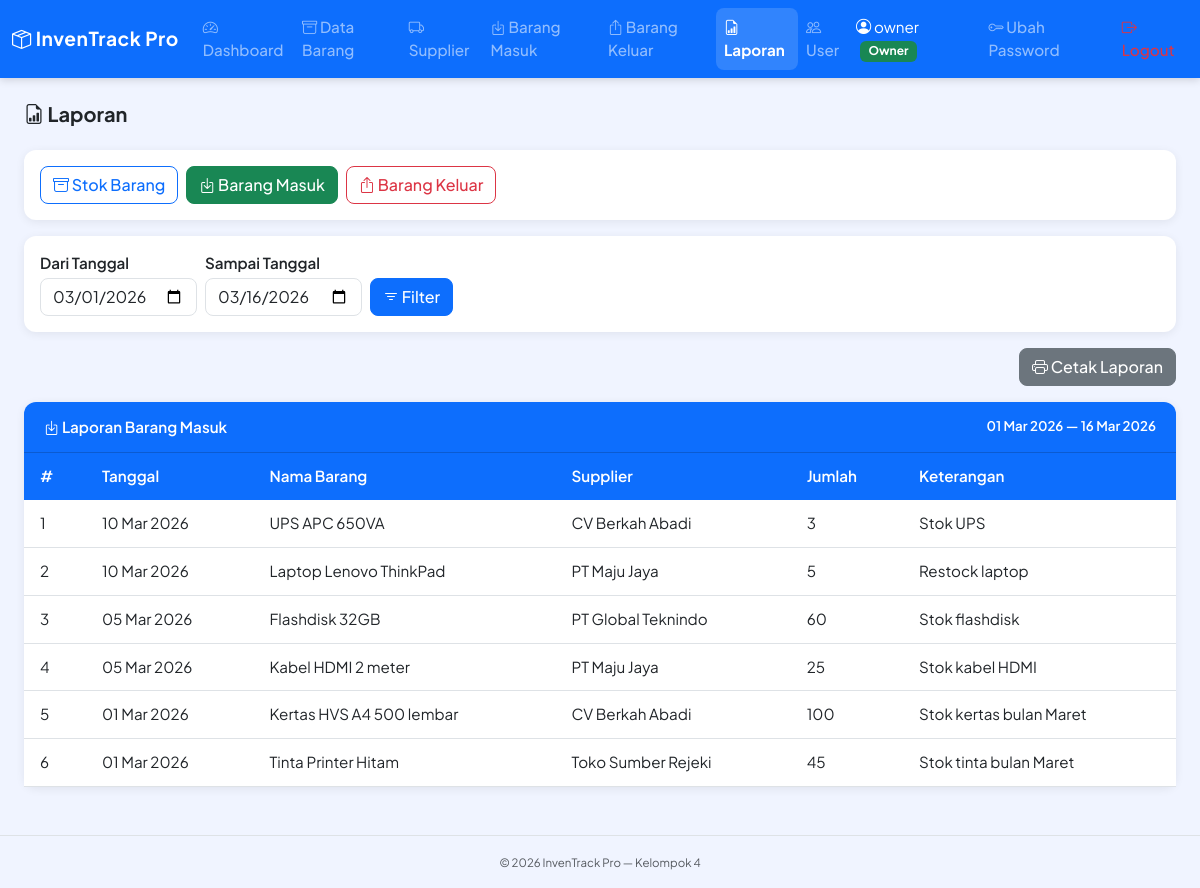
Screenshot of /pages/laporan.php?tipe=masuk&tgl_mulai=2026-03-01&tgl_akhir=2026-03-16 (signed in) with the database file from the repository.
### tables this page shows
CREATE TABLE `barang_masuk` (
  `id_masuk` int(11) NOT NULL,
  `id_barang` int(11) NOT NULL,
  `id_supplier` int(11) NOT NULL,
  `id_user` int(11) NOT NULL,
  `tanggal_masuk` date NOT NULL,
  `jumlah_barang_masuk` int(11) NOT NULL,
  `keterangan` varchar(255) DEFAULT NULL
);

CREATE TABLE `barang` (
  `id_barang` int(11) NOT NULL,
  `id_supplier` int(11) DEFAULT NULL,
  `nama_barang` varchar(100) NOT NULL,
  `deskripsi` varchar(50) DEFAULT NULL,
  `harga_barang` double NOT NULL DEFAULT 0,
  `jumlah_stok` int(11) NOT NULL DEFAULT 0
);

CREATE TABLE `supplier` (
  `id_supplier` int(11) NOT NULL,
  `nama_supplier` varchar(100) NOT NULL,
  `kontak` varchar(20) DEFAULT NULL,
  `alamat` varchar(255) DEFAULT NULL
);

### includes/helper.php (called while the page is built, shortened)
<?php
function format_tanggal($tanggal) {
    return date('d M Y', strtotime($tanggal));
}
?>

### pages/laporan.php (the view, shortened to what this page needs)
<?php require_once __DIR__ . '/../includes/header.php'; ?>
<?php
$tgl_mulai = $_GET['tgl_mulai'] ?? date('Y-m-01');
$tgl_akhir = $_GET['tgl_akhir'] ?? date('Y-m-d');
$tipe      = $_GET['tipe'] ?? 'stok';
$status_stok = $_GET['status_stok'] ?? '';
$id_supplier = $_GET['id_supplier'] ?? '';
?>
<h5 class="fw-bold mb-4"><i class="bi bi-file-earmark-bar-graph"></i> Laporan</h5>
<div class="card mb-3">
    <div class="card-body">
        <div class="d-flex gap-2 flex-wrap">
            <a href="?tipe=stok"
                class="btn <?= $tipe === 'stok' ? 'btn-primary' : 'btn-outline-primary' ?>">
                <i class="bi bi-archive"></i> Stok Barang
            </a>
            <a href="?tipe=masuk&tgl_mulai=<?= $tgl_mulai ?>&tgl_akhir=<?= $tgl_akhir ?>"
                class="btn <?= $tipe === 'masuk' ? 'btn-success' : 'btn-outline-success' ?>">
                <i class="bi bi-box-arrow-in-down"></i> Barang Masuk
            </a>
            <a href="?tipe=keluar&tgl_mulai=<?= $tgl_mulai ?>&tgl_akhir=<?= $tgl_akhir ?>"
                class="btn <?= $tipe === 'keluar' ? 'btn-danger' : 'btn-outline-danger' ?>">
                <i class="bi bi-box-arrow-up"></i> Barang Keluar
            </a>
        </div>
    </div>
</div>
<div class="card mb-3">
    <div class="card-body">
        <form method="GET" class="d-flex gap-2 flex-wrap align-items-end">
            <div>
                <label class="form-label fw-semibold mb-1">Dari Tanggal</label>
                <input type="date" name="tgl_mulai" class="form-control"
                        value="<?= $tgl_mulai ?>" max="<?= date('Y-m-d') ?>">
            </div>
            <div>
                <label class="form-label fw-semibold mb-1">Sampai Tanggal</label>
                <input type="date" name="tgl_akhir" class="form-control"
                        value="<?= $tgl_akhir ?>" max="<?= date('Y-m-d') ?>">
            </div>
            <div>
                <button type="submit" class="btn btn-primary">
                    <i class="bi bi-filter"></i> Filter
                </button>
            </div>
        </form>
    </div>
</div>
<div class="d-flex justify-content-end mb-3">
    <button onclick="cetakLaporan()" class="btn btn-secondary">
        <i class="bi bi-printer"></i> Cetak Laporan
    </button>
</div>
<div class="card" id="area-cetak">
    <div class="card-header bg-primary text-white d-flex justify-content-between">
        <span>
            <?php if ($tipe === 'stok'): ?>
                <i class="bi bi-archive"></i> Laporan Stok Barang
            <?php elseif ($tipe === 'masuk'): ?>
                <i class="bi bi-box-arrow-in-down"></i> Laporan Barang Masuk
            <?php else: ?>
                <i class="bi bi-box-arrow-up"></i> Laporan Barang Keluar
            <?php endif; ?>
        </span>
        <?php if ($tipe !== 'stok'): ?>
        <small><?= date('d M Y', strtotime($tgl_mulai)) ?> — <?= date('d M Y', strtotime($tgl_akhir)) ?></small>
        <?php endif; ?>
    </div>
    <div class="card-body p-0">
        <?php if ($tipe === 'stok'): ?>
        <?php
        $sql = "SELECT b.*, s.nama_supplier
                FROM barang b
                LEFT JOIN supplier s ON b.id_supplier = s.id_supplier
                WHERE 1=1";
        if ($status_stok === 'tersedia') {
            $sql .= " AND b.jumlah_stok > 5";
        } elseif ($status_stok === 'menipis') {
            $sql .= " AND (b.jumlah_stok <= 5 AND b.jumlah_stok > 0)";
        } elseif ($status_stok === 'habis') {
            $sql .= " AND b.jumlah_stok = 0";
        }
        if (!empty($id_supplier)) {
            $sql .= " AND b.id_supplier = " . (int)$id_supplier;
        }
        $sql .= " ORDER BY b.nama_barang ASC";
        $data = mysqli_query($conn, $sql);
        ?>
        <div class="table-responsive">
            <table class="table table-hover mb-0">
                <thead>
                    <tr>
                        <th>#</th>
                        <th>Nama Barang</th>
                        <th>Deskripsi</th>
                        <th>Harga</th>
                        <th>Stok</th>
                        <th>Supplier</th>
                        <th>Status</th>
                    </tr>
                </thead>
                <tbody>
                    <?php if (mysqli_num_rows($data) > 0): ?>
                        <?php $no = 1; while ($row = mysqli_fetch_assoc($data)): ?>
                        <tr>
                            <td><?= $no++ ?></td>
                            <td><?= htmlspecialchars($row['nama_barang']) ?></td>
                            <td><?= htmlspecialchars($row['deskripsi']) ?></td>
                            <td>Rp <?= number_format($row['harga_barang'], 0, ',', '.') ?></td>
                            <td><?= $row['jumlah_stok'] ?></td>
                            <td><?= htmlspecialchars($row['nama_supplier'] ?? '-') ?></td>
                            <td>
                                <?php if ($row['jumlah_stok'] == 0): ?>
                                    <span class="badge bg-danger">Habis</span>
                                <?php elseif ($row['jumlah_stok'] <= 5): ?>
                                    <span class="badge bg-warning text-dark">Menipis</span>
                                <?php else: ?>
                                    <span class="badge bg-success">Tersedia</span>
                                <?php endif; ?>
                            </td>
                        </tr>
                        <?php endwhile; ?>
                    <?php else: ?>
                        <tr><td colspan="7" class="text-center text-muted py-3 fst-italic">Belum ada data stok barang</td></tr>
                    <?php endif; ?>
                </tbody>
            </table>
        </div>
        <?php elseif ($tipe === 'masuk'): ?>
        <?php
        $stmt = mysqli_prepare($conn, "
            SELECT bm.*, b.nama_barang, s.nama_supplier
            FROM barang_masuk bm
            JOIN barang b ON bm.id_barang = b.id_barang
            JOIN supplier s ON bm.id_supplier = s.id_supplier
            WHERE bm.tanggal_masuk BETWEEN ? AND ?
            ORDER BY bm.tanggal_masuk DESC
        ");
        mysqli_stmt_bind_param($stmt, 'ss', $tgl_mulai, $tgl_akhir);
        mysqli_stmt_execute($stmt);
        $data = mysqli_stmt_get_result($stmt);
        ?>
        <div class="table-responsive">
            <table class="table table-hover mb-0">
                <thead>
                    <tr>
                        <th>#</th>
                        <th>Tanggal</th>
                        <th>Nama Barang</th>
                        <th>Supplier</th>
                        <th>Jumlah</th>
                        <th>Keterangan</th>
                    </tr>
                </thead>
                <tbody>
                    <?php if (mysqli_num_rows($data) > 0): ?>
                        <?php $no = 1; while ($row = mysqli_fetch_assoc($data)): ?>
                        <tr>
                            <td><?= $no++ ?></td>
                            <td><?= format_tanggal($row['tanggal_masuk']) ?></td>
                            <td><?= htmlspecialchars($row['nama_barang']) ?></td>
                            <td><?= htmlspecialchars($row['nama_supplier']) ?></td>
                            <td><?= $row['jumlah_barang_masuk'] ?></td>
                            <td><?= htmlspecialchars($row['keterangan'] ?? '-') ?></td>
                        </tr>
                        <?php endwhile; ?>
                    <?php else: ?>
                        <tr><td colspan="6" class="text-center text-muted py-3">Tidak ada data pada periode ini</td></tr>
                    <?php endif; ?>
                </tbody>
            </table>
        </div>
        <?php endif; ?>
    </div>
</div>
<?php require_once __DIR__ . '/../includes/footer.php'; ?>

### assets/css/style.css (style rules this page uses)
body { background-color: #f0f4ff; font-family: 'Plus Jakarta Sans', 'Segoe UI', sans-serif; font-size: 0.95rem; }
.card { border: none; border-radius: 12px; box-shadow: 0 2px 10px rgba(0,0,0,0.07); transition: box-shadow 0.2s; animation: fadeInUp 0.3s ease; }
.card-header { border-radius: 12px 12px 0 0 !important; font-weight: 600; padding: 0.85rem 1.25rem; }
.table thead th { background-color: #0d6efd; color: white; font-weight: 600; border: none; padding: 0.75rem 1rem; }
.table tbody td { padding: 0.75rem 1rem; vertical-align: middle; }
.btn { border-radius: 8px; font-weight: 500; }
.form-control, .form-select { border-radius: 8px; }

### rows the page displays
barang_masuk: tanggal_masuk "10 Mar 2026", id_barang.nama_barang "UPS APC 650VA", id_supplier.nama_supplier "CV Berkah Abadi", jumlah_barang_masuk "3", keterangan "Stok UPS"
barang_masuk: tanggal_masuk "10 Mar 2026", id_barang.nama_barang "Laptop Lenovo ThinkPad", id_supplier.nama_supplier "PT Maju Jaya", jumlah_barang_masuk "5", keterangan "Restock laptop"
barang_masuk: tanggal_masuk "05 Mar 2026", id_barang.nama_barang "Flashdisk 32GB", id_supplier.nama_supplier "PT Global Teknindo", jumlah_barang_masuk "60", keterangan "Stok flashdisk"
barang_masuk: tanggal_masuk "05 Mar 2026", id_barang.nama_barang "Kabel HDMI 2 meter", id_supplier.nama_supplier "PT Maju Jaya", jumlah_barang_masuk "25", keterangan "Stok kabel HDMI"
barang_masuk: tanggal_masuk "01 Mar 2026", id_barang.nama_barang "Kertas HVS A4 500 lembar", id_supplier.nama_supplier "CV Berkah Abadi", jumlah_barang_masuk "100", keterangan "Stok kertas bulan Maret"
barang_masuk: tanggal_masuk "01 Mar 2026", id_barang.nama_barang "Tinta Printer Hitam", id_supplier.nama_supplier "Toko Sumber Rejeki", jumlah_barang_masuk "45", keterangan "Stok tinta bulan Maret"

### other values shown
$_SESSION['username'] "owner"
str_replace('_', ' ', $_SESSION['role']) "Owner"
date('d M Y', strtotime($tgl_mulai)) "01 Mar 2026"
date('d M Y', strtotime($tgl_akhir)) "16 Mar 2026"
